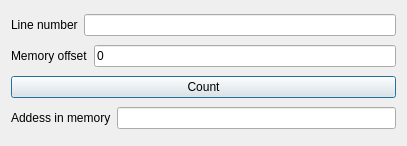
<?xml version="1.0" encoding="UTF-8"?>
<ui version="4.0">
 <class>InstInMemoryDialog</class>
 <widget class="QDialog" name="InstInMemoryDialog">
  <property name="geometry">
   <rect>
    <x>0</x>
    <y>0</y>
    <width>407</width>
    <height>146</height>
   </rect>
  </property>
  <property name="windowTitle">
   <string>Instruction in memory</string>
  </property>
  <property name="locale">
   <locale language="English" country="UnitedStates"/>
  </property>
  <layout class="QVBoxLayout" name="verticalLayout">
   <item>
    <layout class="QHBoxLayout" name="horizontalLayout" stretch="0,0">
     <item>
      <widget class="QLabel" name="label">
       <property name="text">
        <string>Line number</string>
       </property>
      </widget>
     </item>
     <item>
      <widget class="QLineEdit" name="input"/>
     </item>
    </layout>
   </item>
   <item>
    <layout class="QHBoxLayout" name="horizontalLayout_3">
     <item>
      <widget class="QLabel" name="label_3">
       <property name="text">
        <string>Memory offset</string>
       </property>
      </widget>
     </item>
     <item>
      <widget class="QLineEdit" name="offset">
       <property name="text">
        <string>0</string>
       </property>
      </widget>
     </item>
    </layout>
   </item>
   <item>
    <widget class="QPushButton" name="countButton">
     <property name="text">
      <string>Count</string>
     </property>
     <property name="icon">
      <iconset theme="dialog-information"/>
     </property>
    </widget>
   </item>
   <item>
    <layout class="QHBoxLayout" name="horizontalLayout_2">
     <item>
      <widget class="QLabel" name="label_2">
       <property name="text">
        <string>Addess in memory</string>
       </property>
      </widget>
     </item>
     <item>
      <widget class="QLineEdit" name="output"/>
     </item>
    </layout>
   </item>
  </layout>
 </widget>
 <resources/>
 <connections/>
</ui>
